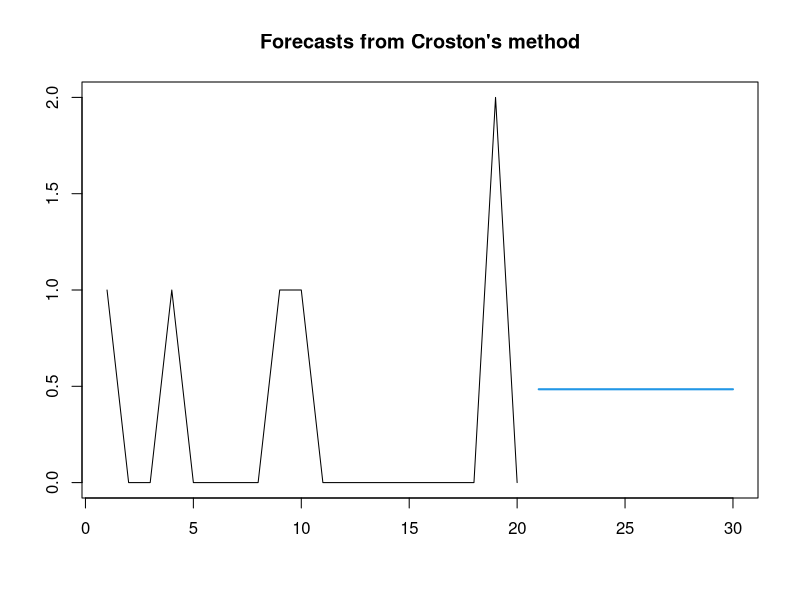

Write R code to recreate this figure.
library(forecast)


### Name: croston
### Title: Forecasts for intermittent demand using Croston's method
### Aliases: croston
### Keywords: ts

### ** Examples

y <- rpois(20,lambda=.3)
fcast <- croston(y)
plot(fcast)
